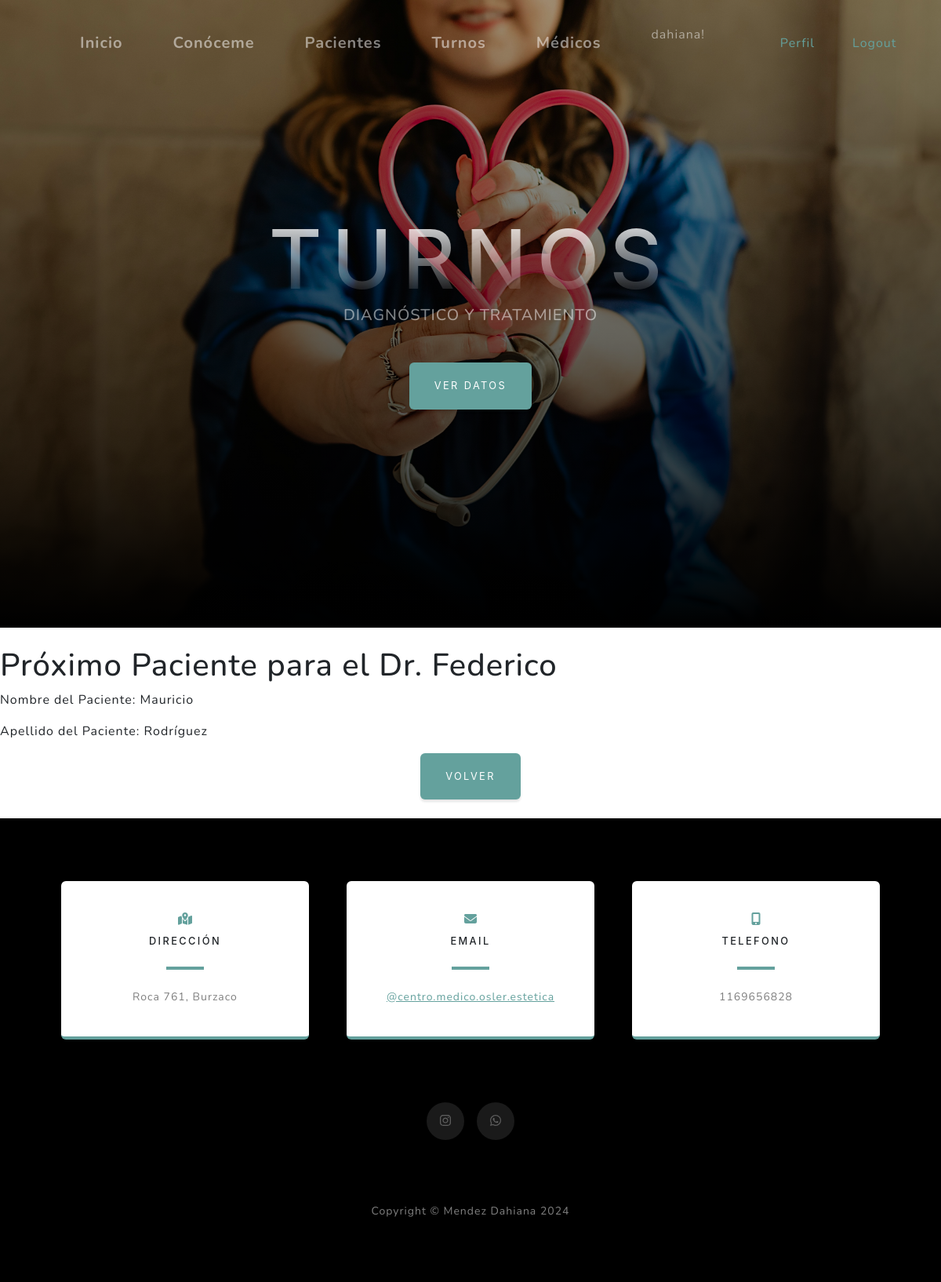
/aplicacion/doctor/2/proximo_paciente/ (signed in), run on the app's committed database.
### aplicacion/models.py (models this page shows, shortened)
class Doctor(models.Model):
    nombre = models.CharField(max_length=100)
    apellido = models.CharField(max_length=100, null=True)
    especialidad = models.CharField(max_length=100)
    telefono = models.CharField(max_length=20)
    correo_electronico = models.EmailField()

class Paciente(models.Model):
    nombre = models.CharField(max_length=100)
    apellido = models.CharField(max_length=100)
    fecha_nacimiento = models.DateField()
    edad = models.PositiveIntegerField()
    genero = models.CharField(max_length=10, choices=[('Masculino', 'Masculino'), ('Femenino', 'Femenino')])
    telefono = models.CharField(max_length=20)
    correo_electronico = models.EmailField()

### aplicacion/views.py (the view)
# urls.py: path('doctor/<int:doctor_id>/proximo_paciente/', views.proximo_paciente, name='proximo_paciente'),
def proximo_paciente(request, doctor_id):
    doctor = Doctor.objects.get(id=doctor_id)
    proxima_cita = Cita.objects.filter(doctor=doctor, fecha__gte=timezone.now()).order_by('fecha', 'hora').first()
    paciente = None
    if proxima_cita:
        paciente = proxima_cita.paciente
    return render(request, 'aplicacion/proximo_paciente.html', {'doctor': doctor, 'paciente': paciente})

### aplicacion/templates/aplicacion/proximo_paciente.html (shortened to what this page needs)
{%extends 'aplicacion/home.html' %}
{% block titulo %}
<h1 class="mx-auto my-0 text-uppercase">TURNOS</h1>
{% endblock titulo %}
{% block boton %}
<a class="btn btn-primary" href="#projects">VER DATOS</a>
{% endblock boton %}
{% block contenido %}
<h1>Próximo Paciente para el Dr. {{ doctor.nombre }}</h1>
{% if paciente %}
    <p>Nombre del Paciente: {{ paciente.nombre }}</p>
    <p>Apellido del Paciente: {{ paciente.apellido }}</p>
{% else %}
    <p>No hay citas programadas para este doctor.</p>
{% endif %}
{% endblock contenido %}
{% block boton1 %}
<div class="d-flex justify-content-center align-items-center">
  <a class="btn btn-primary" href="{% url 'doctores' %}">VOLVER</a>
</div>
<br>
{% endblock boton1 %}

### aplicacion/templates/aplicacion/home.html (shortened to what this page needs)
<!DOCTYPE html>
<html lang="es">
    <head>
        {% load static %}
        <link href="{% static 'css/styles.css' %}" rel="stylesheet" />
    </head>
    <body id="page-top">
        <nav class="navbar navbar-expand-lg navbar-light fixed-top" id="mainNav">
            <div class="container px-4 px-lg-5">
                <div class="collapse navbar-collapse" id="navbarResponsive">
                    <ul class="navbar-nav ms-auto">
                        <li class="navbar-brand"><a class="nav-link" href="{% url 'home' %}">Inicio</a></li>
                        {% if user.is_authenticated %}
                          <li class="navbar-brand"><a class="nav-link" href="{% url 'acerca_de_mi' %}">Conóceme</a></li>
                          <li class="navbar-brand"><a class="nav-link" href="{% url 'pacientes' %}">Pacientes</a></li>
                          <li class="navbar-brand"><a class="nav-link" href="{% url 'citas' %}">Turnos</a></li>
                          <li class="navbar-brand"><a class="nav-link" href="{% url 'doctores' %}">Médicos</a></li>
                          <p class="nav-link"> {{user.username}}! </p>
                          <div class="nav-link  d-flex flex-row align-items-center text-primary">
                          </div>
                           <a class="nav-link  d-flex flex-row align-items-center text-primary" href="{% url 'editar_perfil' %}">Perfil</a>
                           <a class="nav-link  d-flex flex-row align-items-center text-primary" href="{% url 'logout' %}">Logout</a>
                      {% else %}
                          <a class="nav-link  d-flex flex-row align-items-center text-primary" href="{% url 'login' %}">Login</a>
                          <a class="nav-link  d-flex flex-row align-items-center text-primary" href="{% url 'registro' %}">Registro</a>
                      {% endif %}
                    </ul>
                </div>
            </div>
        </nav>
        <header class="masthead">
            <div class="container px-4 px-lg-5 d-flex h-100 align-items-center justify-content-center">
                <div class="d-flex justify-content-center">
                    <div class="text-center">
                        {% block titulo %}{% endblock titulo %}
                        {% block subtitulo %}
                        <h2 class="text-white-50 mx-auto mt-2 mb-5">DIAGNÓSTICO Y TRATAMIENTO</h2>
                        {% endblock subtitulo %}
                        {% block boton %}
                        {% endblock boton %}
                    </div>
                </div>
            </div>
        </header>
        <br>
        {% block contenido %}
        {% endblock contenido %}
        {% block boton1 %}
        {% endblock boton1 %}
        <section class="contact-section bg-black">
            <div class="container px-4 px-lg-5">
                <div class="row gx-4 gx-lg-5">
                    <div class="col-md-4 mb-3 mb-md-0">
                        <div class="card py-4 h-100">
                            <div class="card-body text-center">
                                <i class="fas fa-map-marked-alt text-primary mb-2"></i>
                                <h4 class="text-uppercase m-0">Dirección</h4>
                                <hr class="my-4 mx-auto" />
                                <div class="small text-black-50">Roca 761, Burzaco</div>
                            </div>
                        </div>
                    </div>
                    <div class="col-md-4 mb-3 mb-md-0">
                        <div class="card py-4 h-100">
                            <div class="card-body text-center">
                                <i class="fas fa-envelope text-primary mb-2"></i>
                                <h4 class="text-uppercase m-0">Email</h4>
                                <hr class="my-4 mx-auto" />
                                <div class="small text-black-50"><a href="https://www.instagram.com/centro.medico.osler.estetica/?hl=es-es" target="_blank">@centro.medico.osler.estetica</a></div>
                            </div>
                        </div>
                    </div>
                    <div class="col-md-4 mb-3 mb-md-0">
                        <div class="card py-4 h-100">
                            <div class="card-body text-center">
                                <i class="fas fa-mobile-alt text-primary mb-2"></i>
                                <h4 class="text-uppercase m-0">Telefono</h4>
                                <hr class="my-4 mx-auto" />
                                <div class="small text-black-50">1169656828</div>
                            </div>
                        </div>
                    </div>
                </div>
                <div class="social d-flex justify-content-center">
                    <a class="mx-2" href="https://www.instagram.com/kiaoraestetica/" target="_blank"><i class="fa-brands fa-instagram"></i></a>
                    <a class="mx-2" href="https://l.instagram.com/?u=https%3A%2F%2Fwa.link%2Fm68txh&e=AT11BPT2ucRNKfZPsH27rwInMxaResxAarBgAta2za556H7LOdaxe_yr_15M0yegh_ZdA_YYmmZybDQKMSUZsmZVPzcO5M4a0j5Vug" target="_blank"><i class="fa-brands fa-whatsapp"></i></a>
                </div>
            </div>
        </section>
        <footer class="footer bg-black small text-center text-white-50"><div class="container px-4 px-lg-5">Copyright &copy; Mendez Dahiana 2024</div></footer>
    </body>
</html>

### data on the page
Doctor: nombre "Federico"
Paciente: nombre "Mauricio", apellido "Rodríguez"

### other printed values
{{ user.username }} "dahiana"
